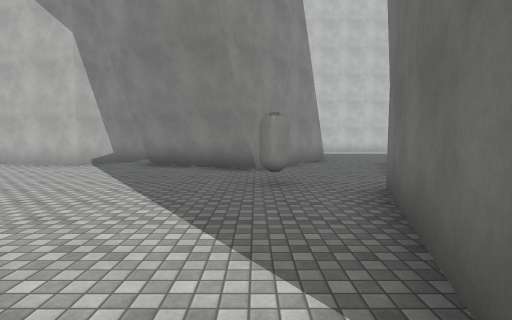
View 1 (above)

17 first-person views from a walk through a 3-D level made in the Unity game engine. The camera is 1.5 m above the floor, tilts 4° down and sees 80° across. The floor is counted in squares, 2 m on a side. Each view is taken from the middle of a square. On the plan, view 1 faces up. The plan holds only what a view shows up to about 10 squares ahead; the rest is blank. The place goes on beyond the plan. The player is left out. Some animated figures are not drawn. Surface patterns are stand-ins for the level's own textures.

View 2
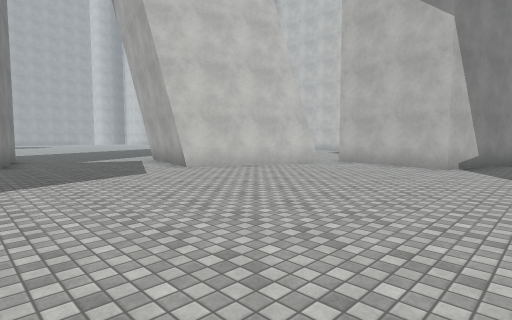

View 3
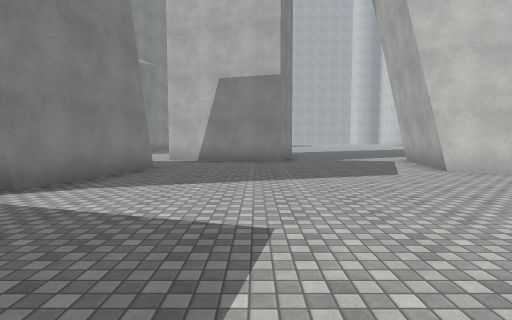

View 4
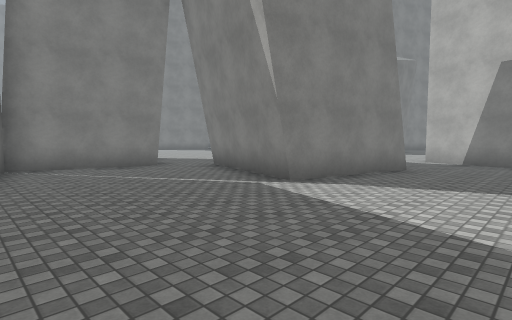

View 5
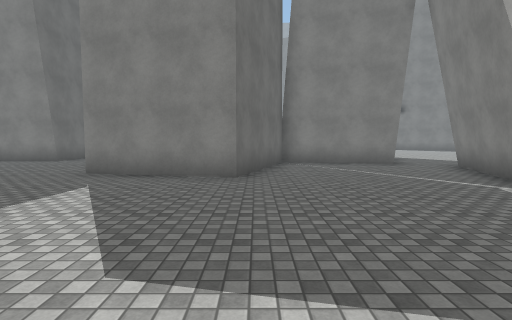

View 6
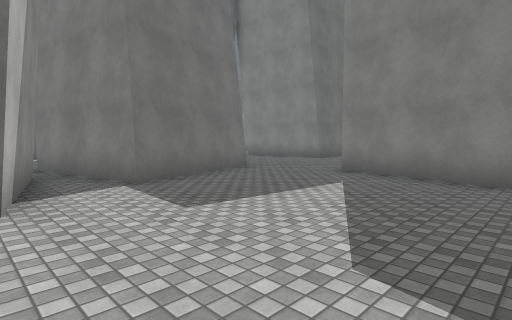

View 7
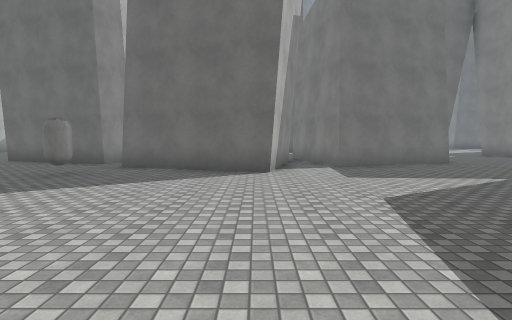

View 8
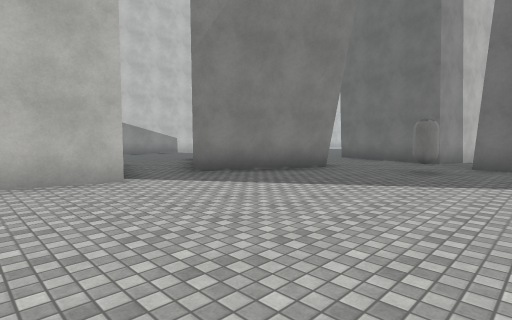

View 9
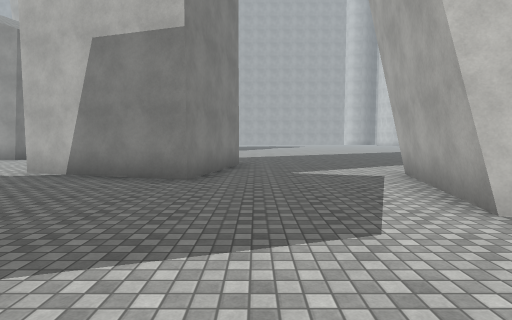

View 10
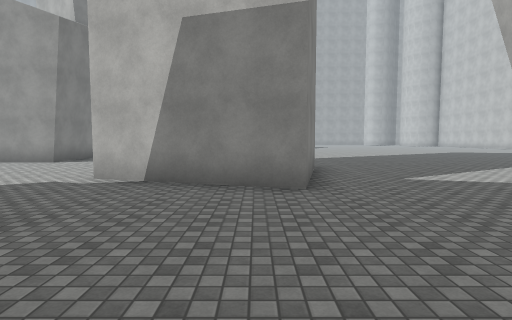

View 11
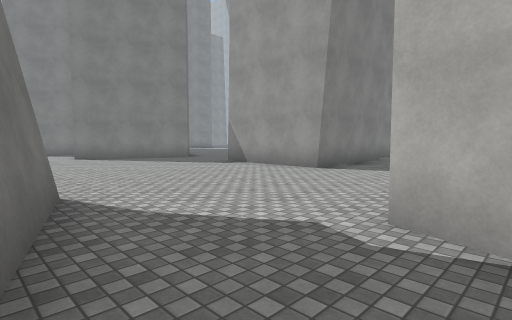

View 12
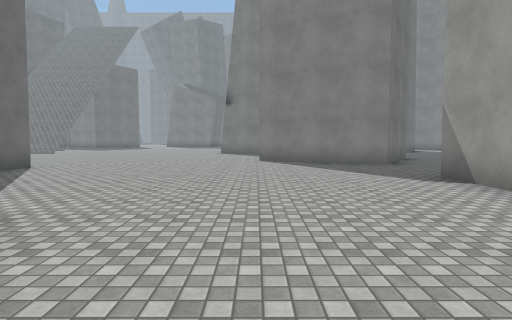

View 13
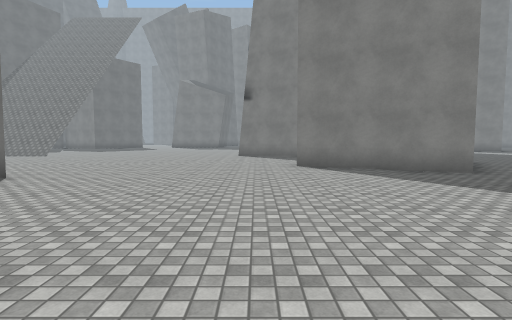

View 14
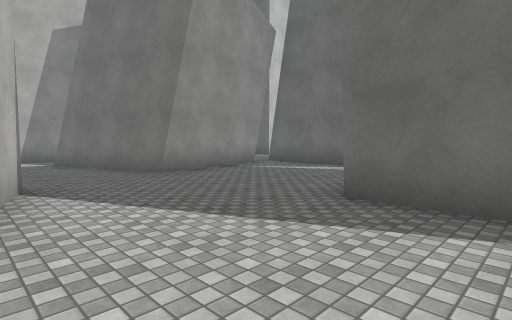

View 15
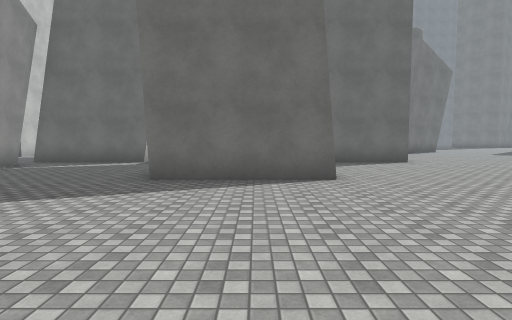

View 16
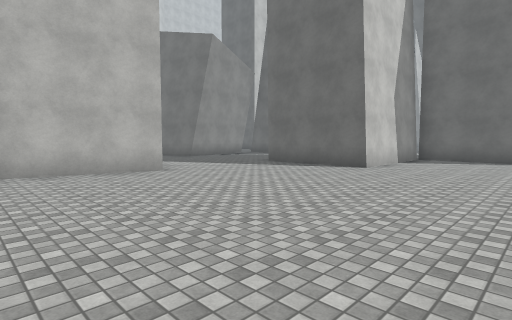

View 17
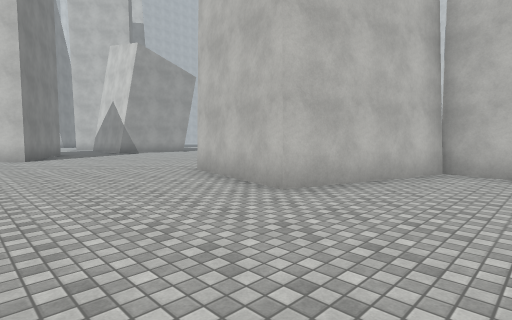

### Floor plan
Points are (right, up) in squares from view 1. A wall is a line through its corners. A room is listed if a view was taken in it or the views show most of it. See-through windows are left out.
Room 1 (views 1, 2, 3, 4, 5, 6, 7, 8, 9, 10, 11)
walls: (-10.7, -2.6) (-7.2, -3.4) (-8.4, -7.3); (-4.9, 8.4) (-8.1, 9.1); (-0.1, 7.2) (-3.3, 8.7); (-8.5, 8.2) (-10.1, 4.3) (-12.4, 4.8); (-13.7, 1.1) (-12.5, 0.8) (-13.7, -3.2); (-7.2, -7.9) (-3.8, -8.7) (-2.6, -4.8) (0.7, -5.6) (0.3, -6.8); (4.2, -0.1) (0.7, 0.6) (1.9, 4.5); (3.3, -4.9) (2.1, -1.2); (5.2, 4.9) (2.9, 5.5)
low walls: (-2.3, 8.5) (-3.2, 8.9); (-0.2, 7.5) (-2.2, 8.4)
ways out: opening at (-12.5, -4) to room 2; opening at (-8, -7) to room 2; opening at (1.3, -5) to room 2; opening at (-13.3, 3); opening at (-4, 9); opening at (1.5, 7)
objects: other object (0, 5)
Room 2 (views 12, 13, 14, 15, 16, 17)
walls: (-3.7, -8.7) (-4.9, -12.5) (-8.3, -11.8) (-8, -11); (-0.4, -9.4) (-3.8, -8.6); (-11.9, -6.5) (-11.1, -3.9); (6.6, -12.4) (3.6, -12.4) (3.6, -9) (5.5, -9); (7.7, -7.6) (7.7, -3.9); (7.7, -15.9) (7.7, -13.4); (7, -4.1) (3.3, -4.9); (-18.5, -13.8) (-17.7, -12.6) (-14.1, -14.3) (-14.5, -14.9); (-18.6, -6.3) (-17.6, -6.3) (-17.6, -10)
ways out: opening at (-12.5, -4) to room 1; opening at (-8, -7) to room 1; opening at (1.3, -5) to room 1; gap at (7, -4)

Where each view was taken, in squares from view 1:
view 1: 0 up, 0 right, facing up
view 2: 0 up, 3 left, facing up-left
view 3: 0 up, 3 left, facing left
view 4: 0 up, 3 left, facing down-left
view 5: 1 up, 3 left, facing down
view 6: 1 up, 3 left, facing down-right
view 7: 1 up, 6 left, facing right
view 8: 3 up, 7 left, facing up-right
view 9: 2 up, 7 left, facing left
view 10: 0 up, 8 left, facing left
view 11: 2 down, 11 left, facing down-left
view 12: 4 down, 14 left, facing down
view 13: 6 down, 13 left, facing down
view 14: 11 down, 0 right, facing up-right
view 15: 11 down, 2 left, facing right
view 16: 16 down, 4 left, facing up-right
view 17: 16 down, 2 left, facing up-left
